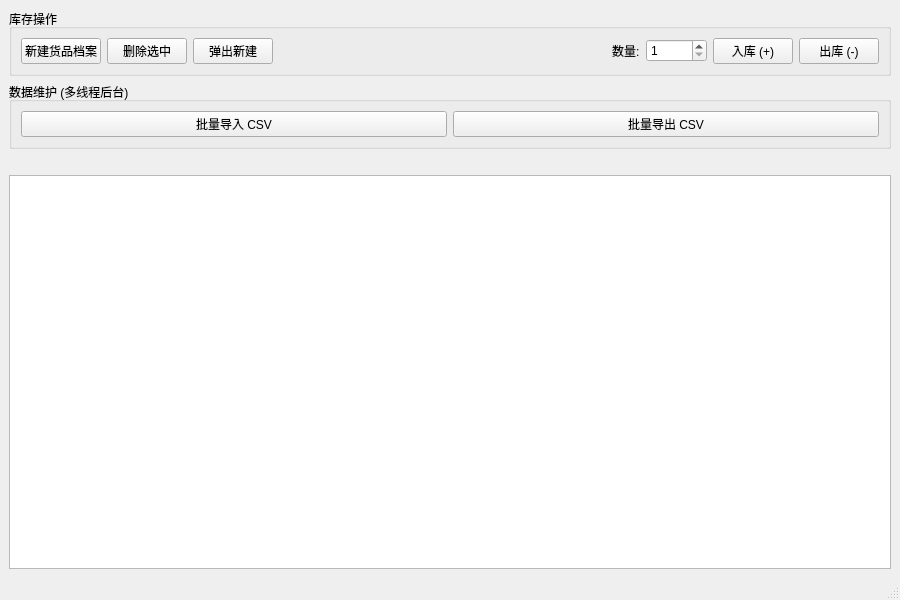
<?xml version="1.0" encoding="UTF-8"?>
<ui version="4.0">
 <class>MainWindow</class>
 <widget class="QMainWindow" name="MainWindow">
  <property name="geometry">
   <rect>
    <x>0</x>
    <y>0</y>
    <width>900</width>
    <height>600</height>
   </rect>
  </property>
  <property name="windowTitle">
   <string>仓库库存管理系统</string>
  </property>
  <widget class="QWidget" name="centralWidget">
   <layout class="QVBoxLayout" name="verticalLayout">
    <item>
     <widget class="QGroupBox" name="groupBoxOps">
      <property name="title">
       <string>库存操作</string>
      </property>
      <layout class="QHBoxLayout" name="horizontalLayout">
       <item>
        <widget class="QPushButton" name="btnAdd">
         <property name="text">
          <string>新建货品档案</string>
         </property>
        </widget>
       </item>
       <item>
        <widget class="QPushButton" name="btnDel">
         <property name="text">
          <string>删除选中</string>
         </property>
        </widget>
       </item>
       <item>
        <widget class="QPushButton" name="btnPopAdd">
         <property name="text">
          <string>弹出新建</string>
         </property>
        </widget>
       </item>
       <item>
        <spacer name="horizontalSpacer">
         <property name="orientation">
          <enum>Qt::Orientation::Horizontal</enum>
         </property>
         <property name="sizeHint" stdset="0">
          <size>
           <width>40</width>
           <height>20</height>
          </size>
         </property>
        </spacer>
       </item>
       <item>
        <widget class="QLabel" name="label">
         <property name="text">
          <string>数量:</string>
         </property>
        </widget>
       </item>
       <item>
        <widget class="QSpinBox" name="spinAmount">
         <property name="minimum">
          <number>1</number>
         </property>
         <property name="maximum">
          <number>99999</number>
         </property>
        </widget>
       </item>
       <item>
        <widget class="QPushButton" name="btnIn">
         <property name="text">
          <string>入库 (+)</string>
         </property>
        </widget>
       </item>
       <item>
        <widget class="QPushButton" name="btnOut">
         <property name="text">
          <string>出库 (-)</string>
         </property>
        </widget>
       </item>
      </layout>
     </widget>
    </item>
    <item>
     <widget class="QGroupBox" name="groupBoxData">
      <property name="title">
       <string>数据维护 (多线程后台)</string>
      </property>
      <layout class="QHBoxLayout" name="horizontalLayout_2">
       <item>
        <widget class="QPushButton" name="btnImport">
         <property name="text">
          <string>批量导入 CSV</string>
         </property>
        </widget>
       </item>
       <item>
        <widget class="QPushButton" name="btnExport">
         <property name="text">
          <string>批量导出 CSV</string>
         </property>
        </widget>
       </item>
      </layout>
     </widget>
    </item>
    <item>
     <spacer name="horizontalSpacer_2">
      <property name="orientation">
       <enum>Qt::Orientation::Horizontal</enum>
      </property>
      <property name="sizeHint" stdset="0">
       <size>
        <width>40</width>
        <height>20</height>
       </size>
      </property>
     </spacer>
    </item>
    <item>
     <widget class="QTableView" name="tableView">
      <property name="alternatingRowColors">
       <bool>true</bool>
      </property>
      <property name="selectionBehavior">
       <enum>QAbstractItemView::SelectionBehavior::SelectRows</enum>
      </property>
      <property name="sortingEnabled">
       <bool>true</bool>
      </property>
     </widget>
    </item>
   </layout>
  </widget>
  <widget class="QStatusBar" name="statusbar"/>
 </widget>
 <resources/>
 <connections/>
</ui>
